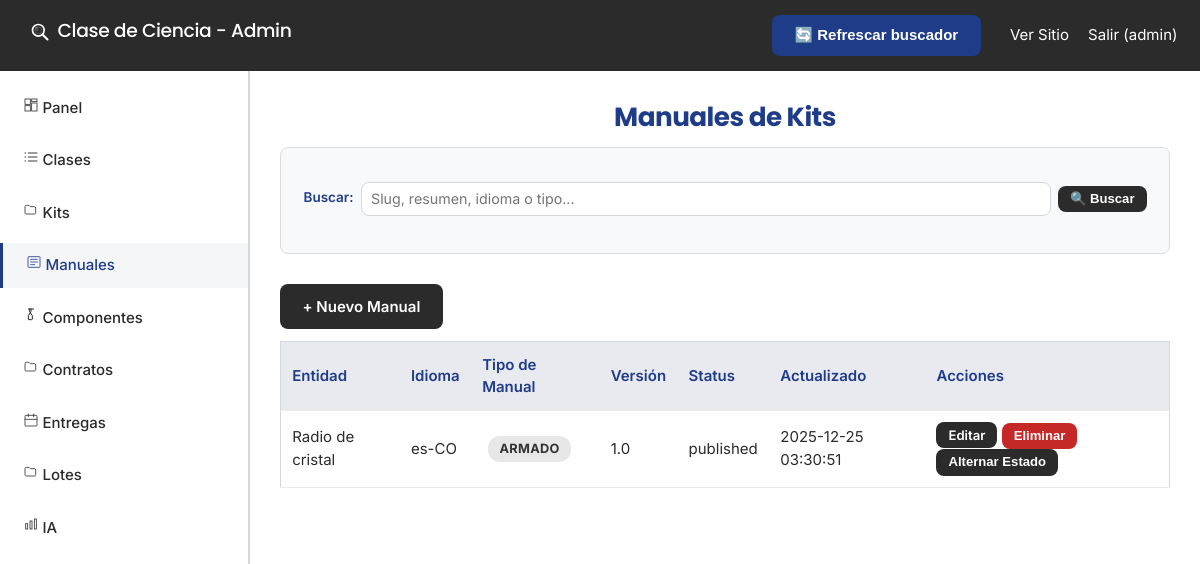
The page /admin/kits/manuals/index.php (signed in) on the database as committed earlier.
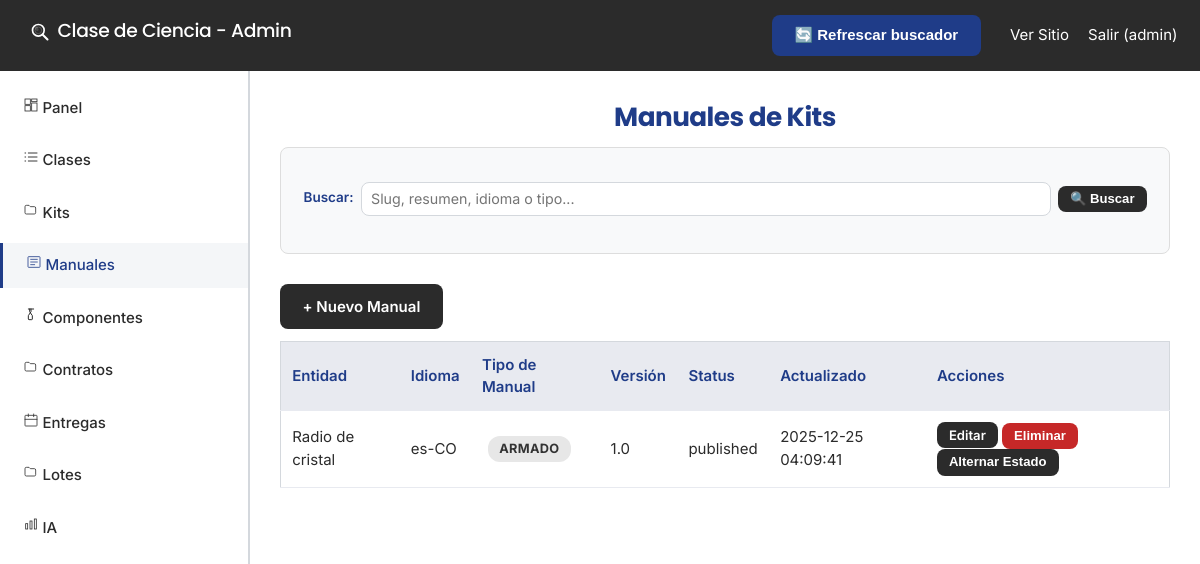
The same page on the database as committed later.
### tables this page shows
CREATE TABLE `kit_manuals` (
  `id` int(11) NOT NULL,
  `kit_id` int(11) DEFAULT NULL,
  `slug` varchar(120) NOT NULL COMMENT 'Slug del manual (por kit/idioma)',
  `version` varchar(32) NOT NULL DEFAULT '1.0',
  `autor` varchar(255) DEFAULT NULL COMMENT 'Nombre del autor del manual',
  `status` enum('draft','approved','published','discontinued') NOT NULL DEFAULT 'draft',
  `tipo_manual` enum('seguridad','armado','calibracion','uso','mantenimiento','teoria','experimento','solucion','evaluacion','docente','referencia') NOT NULL DEFAULT 'armado',
  `ambito` enum('kit','componente') NOT NULL DEFAULT 'kit',
  `item_id` int(11) DEFAULT NULL,
  `idioma` varchar(10) NOT NULL DEFAULT 'es-CO',
  `resumen` varchar(255) DEFAULT NULL,
  `time_minutes` int(11) DEFAULT NULL COMMENT 'Tiempo estimado de armado',
  `dificultad_ensamble` varchar(32) DEFAULT NULL,
  `pasos_json` longtext DEFAULT NULL CHECK (json_valid(`pasos_json`)),
  `herramientas_json` longtext DEFAULT NULL CHECK (json_valid(`herramientas_json`)),
  `seguridad_json` longtext DEFAULT NULL CHECK (json_valid(`seguridad_json`)),
  `html` mediumtext DEFAULT NULL,
  `render_mode` enum('legacy','fullhtml') NOT NULL DEFAULT 'legacy',
  `published_at` datetime DEFAULT NULL,
  `created_at` datetime NOT NULL DEFAULT current_timestamp(),
  `updated_at` datetime NOT NULL DEFAULT current_timestamp() ON UPDATE current_timestamp()
);

CREATE TABLE `kits` (
  `id` int(11) NOT NULL,
  `clase_id` int(11) NOT NULL,
  `nombre` varchar(120) NOT NULL,
  `slug` varchar(120) DEFAULT NULL,
  `codigo` varchar(64) DEFAULT NULL,
  `version` varchar(32) DEFAULT NULL,
  `resumen` text DEFAULT NULL,
  `contenido_html` mediumtext DEFAULT NULL,
  `imagen_portada` varchar(255) DEFAULT NULL,
  `video_portada` varchar(255) DEFAULT NULL,
  `seguridad` longtext DEFAULT NULL CHECK (json_valid(`seguridad`)),
  `seo_title` varchar(160) DEFAULT NULL,
  `seo_description` varchar(255) DEFAULT NULL,
  `activo` tinyint(1) NOT NULL DEFAULT 1,
  `created_at` datetime NOT NULL DEFAULT current_timestamp(),
  `updated_at` datetime NOT NULL DEFAULT current_timestamp() ON UPDATE current_timestamp(),
  `time_minutes` int(11) DEFAULT NULL COMMENT 'Tiempo armado por defecto',
  `dificultad_ensamble` varchar(32) DEFAULT NULL COMMENT 'Dificultad por defecto'
);

### admin/kits/manuals/index.php (the view, shortened to what this page needs)
<?php
require_once __DIR__ . '/../../auth.php';
require_once __DIR__ . '/../../header.php';
require_once __DIR__ . '/../../../config.php';
$kit_id = isset($_GET['kit_id']) ? intval($_GET['kit_id']) : 0;
$search = isset($_GET['search']) ? trim($_GET['search']) : '';
$kit = null;
$manuals = [];
try {
  if ($kit_id > 0) {
    $params = [$kit_id];
    $sql = 'SELECT km.*, k.nombre AS kit_nombre, ki.nombre_comun AS item_nombre
            FROM kit_manuals km
            LEFT JOIN kits k ON k.id = km.kit_id
            LEFT JOIN kit_items ki ON ki.id = km.item_id
            WHERE km.kit_id = ?';
    if ($search !== '') {
      $sql .= ' AND (km.slug LIKE ? OR km.resumen LIKE ? OR km.idioma LIKE ? OR km.tipo_manual LIKE ?)';
      $term = '%' . $search . '%';
      array_push($params, $term, $term, $term, $term);
    }
    $sql .= ' ORDER BY km.idioma, km.version DESC, km.id DESC';
    $stmt = $pdo->prepare($sql);
    $stmt->execute($params);
  } else {
    $params = [];
    $sql = 'SELECT km.*, k.nombre AS kit_nombre, ki.nombre_comun AS item_nombre
            FROM kit_manuals km
            LEFT JOIN kits k ON k.id = km.kit_id
            LEFT JOIN kit_items ki ON ki.id = km.item_id';
    $sql .= ' ORDER BY km.id DESC';
    $stmt = $pdo->prepare($sql);
    $stmt->execute($params);
  }
  $manuals = $stmt->fetchAll(PDO::FETCH_ASSOC);
} catch (PDOException $e) {
  $error_msg = 'Error cargando manuales: ' . htmlspecialchars($e->getMessage(), ENT_QUOTES, 'UTF-8');
  echo '<script>console.log("❌ [ManualsIndex] Error: ' . htmlspecialchars($e->getMessage(), ENT_QUOTES, 'UTF-8') . '");</script>';
}
?>
<div class="container">
  <h1>Manuales de Kits</h1>
  <div class="filters-bar">
    <form method="GET" class="filters-form">
      <div class="filter-group search-group">
        <label for="search">Buscar:</label>
        <input type="text" name="search" id="search" value="<?= htmlspecialchars($search, ENT_QUOTES, 'UTF-8') ?>" placeholder="Slug, resumen, idioma o tipo..." />
        <button type="submit" class="btn btn-sm">🔍 Buscar</button>
      </div>
    </form>
  </div>
  <div style="margin: 12px 0;">
    <a class="btn" href="/admin/kits/manuals/edit.php?<?= $kit ? 'kit_id=' . (int)$kit['id'] : '' ?>">+ Nuevo Manual</a>
  </div>
  <table class="data-table">
    <thead>
      <tr>
        <th>Entidad</th>
        <th>Idioma</th>
        <th>Tipo de Manual</th>
        <th>Versión</th>
        <th>Status</th>
        <th>Actualizado</th>
        <th>Acciones</th>
      </tr>
    </thead>
    <tbody>
      <?php foreach ($manuals as $m): ?>
        <tr>
          <td>
            <?php
              $ambito = $m['ambito'] ?? 'kit';
              $entidad = '';
              if ($ambito === 'componente') {
                $entidad = $m['item_nombre'] ?? '';
              } else {
                $entidad = $kit ? ($kit['nombre'] ?? '') : ($m['kit_nombre'] ?? '');
              }
              echo htmlspecialchars($entidad, ENT_QUOTES, 'UTF-8');
            ?>
          </td>
          <td><?= htmlspecialchars($m['idioma']) ?></td>
          <td><span class="badge"><?= htmlspecialchars($m['tipo_manual']) ?></span></td>
          <td><?= htmlspecialchars($m['version']) ?></td>
          <td><?= htmlspecialchars($m['status']) ?></td>
          <td><?= htmlspecialchars($m['updated_at']) ?></td>
          <td>
            <a class="btn btn-sm" href="/admin/kits/manuals/edit.php?id=<?= (int)$m['id'] ?>">Editar</a>
            <form method="post" style="display:inline;" onsubmit="return confirm('¿Eliminar manual?');">
              <button class="btn btn-sm btn-danger" type="submit">Eliminar</button>
            </form>
            <form method="post" style="display:inline;">
              <button class="btn btn-sm" type="submit">Alternar Estado</button>
            </form>
          </td>
        </tr>
      <?php endforeach; ?>
    </tbody>
  </table>
</div>
<?php require_once __DIR__ . '/../../footer.php'; ?>

### admin/header.php (shortened to what this page needs)
<!DOCTYPE html>
<html lang="en">
<head>
    <link rel="stylesheet" href="/assets/css/style.css">
</head>
<body>
    <header class="admin-header">
        <h1 class="site-title"><svg class="logo-icon" width="20" height="20" aria-hidden="true"><use xlink:href="#icon-lupa"/></svg> Clase de Ciencia - Admin
        </h1>
        <div>
            <button id="btnRefreshSearch" class="btn" style="margin-right:10px;">🔄 Refrescar buscador</button>
            <a href="/">Ver Sitio</a>
            <a href="/admin/logout.php">Salir (<?= isset($_SESSION['admin_username']) ? htmlspecialchars($_SESSION['admin_username'], ENT_QUOTES, 'UTF-8') : 'anon' ?>)</a>
        </div>
    </header>
    <div class="admin-container">
        <aside class="admin-sidebar">
            <nav>
                <ul>
                    <li><a href="/admin/dashboard.php" class="<?= basename($_SERVER['PHP_SELF']) === 'dashboard.php' ? 'active' : '' ?>"><svg class="admin-icon" width="16" height="16" aria-hidden="true"><use xlink:href="#icon-dashboard"/></svg> Panel</a></li>
                    <li><a href="/admin/clases/index.php" class="<?= strpos($_SERVER['PHP_SELF'], '/clases/') !== false ? 'active' : '' ?>"><svg class="admin-icon" width="16" height="16" aria-hidden="true"><use xlink:href="#icon-list"/></svg> Clases</a></li>
                    <li><a href="/admin/kits/index.php" class="<?= (strpos($_SERVER['PHP_SELF'], '/kits/') !== false && strpos($_SERVER['PHP_SELF'], '/kits/manuals/') === false) ? 'active' : '' ?>"><svg class="admin-icon" width="16" height="16" aria-hidden="true"><use xlink:href="#icon-folder"/></svg> Kits</a></li>
                    <li><a href="/admin/kits/manuals/index.php" class="<?= strpos($_SERVER['PHP_SELF'], '/kits/manuals/') !== false ? 'active' : '' ?>"><svg class="admin-icon" width="16" height="16" aria-hidden="true"><use xlink:href="#icon-article"/></svg> Manuales</a></li>
                    <li><a href="/admin/componentes/index.php" class="<?= strpos($_SERVER['PHP_SELF'], '/componentes/') !== false ? 'active' : '' ?>"><svg class="admin-icon" width="16" height="16" aria-hidden="true"><use xlink:href="#icon-flask"/></svg> Componentes</a></li>
                    <li><a href="/admin/contratos/index.php" class="<?= strpos($_SERVER['PHP_SELF'], '/contratos/') !== false ? 'active' : '' ?>"><svg class="admin-icon" width="16" height="16" aria-hidden="true"><use xlink:href="#icon-folder"/></svg> Contratos</a></li>
                    <li><a href="/admin/entregas/index.php" class="<?= strpos($_SERVER['PHP_SELF'], '/entregas/') !== false ? 'active' : '' ?>"><svg class="admin-icon" width="16" height="16" aria-hidden="true"><use xlink:href="#icon-calendar"/></svg> Entregas</a></li>
                    <li><a href="/admin/lotes/index.php" class="<?= strpos($_SERVER['PHP_SELF'], '/lotes/') !== false ? 'active' : '' ?>"><svg class="admin-icon" width="16" height="16" aria-hidden="true"><use xlink:href="#icon-folder"/></svg> Lotes</a></li>
                    <li><a href="/admin/ia/index.php" class="<?= strpos($_SERVER['PHP_SELF'], '/ia/') !== false ? 'active' : '' ?>"><svg class="admin-icon" width="16" height="16" aria-hidden="true"><use xlink:href="#icon-chart"/></svg> IA</a></li>
                </ul>
            </nav>
        </aside>
        <main class="admin-main">

### admin/footer.php
        </main>
    </div>
</body>
</html>

### admin/kits/manuals/index.php (style rules this page uses)
.filters-bar { background: #f8f9fa; border: 1px solid #ddd; border-radius: 8px; padding: 1.5rem; margin: 1rem 0 2rem; }
.filters-form { display: flex; flex-wrap: wrap; gap: 1rem; align-items: flex-end; }
.filter-group { display: flex; flex-direction: column; gap: 0.5rem; }
.filter-group label { font-weight: bold; font-size: 0.9rem; }
.filter-group select, .filter-group input { padding: 0.5rem; border: 1px solid #ddd; border-radius: 4px; min-width: 200px; }
.search-group { flex-direction: row; align-items: center; flex: 1; }
.search-group input { flex: 1; }
.btn-sm { padding: 0.4rem 0.8rem; font-size: 0.875rem; }
.badge { display: inline-block; padding: 0.25rem 0.75rem; border-radius: 12px; font-size: 0.85rem; font-weight: bold; background: #e7e7e7; color: #333; }

Rows that differ between the two databases and show on the page:
changed kit_manuals "es-CO": updated_at "2025-12-25 03:30:51" → "2025-12-25 04:09:41"
